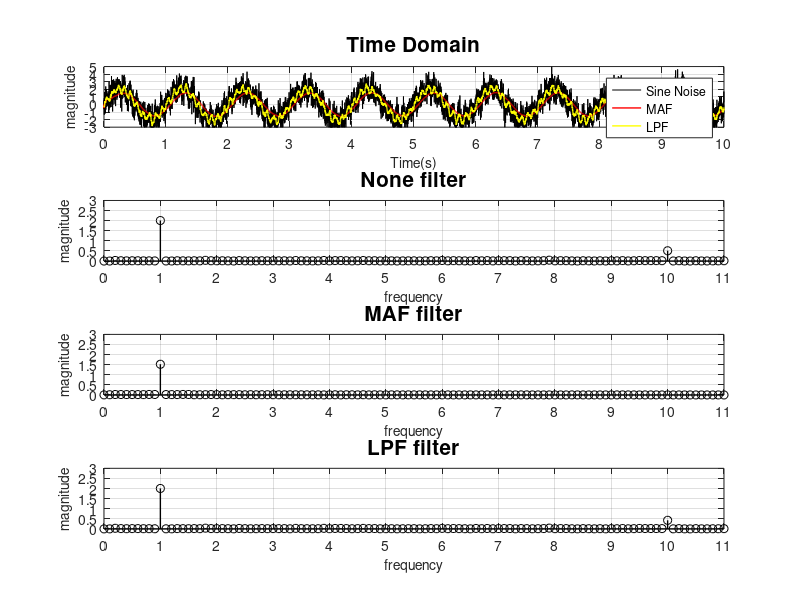

MATLAB code for this plot:
clc, clear
close all
%%
% Set simulation time
    end_time = 10;
    delta_t = 0.001; 
% Set sine_wave
    sin_mag = 2;
    sin_freq = 1;

    sin_mag2 = 0.5;
    sin_freq2 = 10;
% Set parameter
    T = delta_t;
    L = 10000;
    T_vector = (0:L-1)*T;
%% simulation
sin_y = sin_mag * sin(sin_freq*(2*pi*T_vector))...
    + sin_mag2 * sin(sin_freq2*(2*pi*T_vector))...
    + 0.8*randn(size(T_vector));
%% Moving average filter cal
m = 300;                                        % define average size
n = m;                                          % parameter for loop
filter_res = zeros(1,L);                        % define array of zero

sum_table = zeros(1,m);
for n = 1:m
    if n == 1
        sum_table(n) = sin_y(n);
    else
        sum_table(n) = sum_table(n-1) + sin_y(n);
    end
end

table_average = zeros(1,m);

for n = 1:m
    table_average(n) = sum_table(n)/n;
end
filter_res(1:m) = table_average(1:m);           % initialize start point

for t = (m+1)*delta_t : delta_t : end_time      % calc MAF
    idx = n;
    alpha = 1 / m;
    filter_res(idx+1) = (1-alpha)*filter_res(idx) ...
        + alpha*sin_y(idx+1) ...
        - alpha*sin_y(idx-m+1);
    n = n+1;
end
%% RC Low-pass filter cal
RC = 0.01;                               % time_constant set
lpf_res = zeros(1,L);                   % define array of zero
lpf_res(1) = sin_y(1);                  % start setting
alpha2 = RC/(delta_t+RC);               % recursive value set
n = 1;                                  % parameter for loop
for t = delta_t : delta_t : end_time - delta_t 
    lpf_res(n+1) = (1-alpha2)*sin_y(n) ...
        + alpha2*lpf_res(n); 
    n = n+1;
end
%%
Fs = 1/delta_t;
fft_f = Fs*(0:(L/2))/L; % freqency range

%calc FFT
fft_y_temp = abs(fft(sin_y)/L);
fft_y = fft_y_temp(1:L/2+1);
fft_y(2:end-1) = 2*fft_y(2:end-1);

fft_MAF_temp = abs(fft(filter_res)/L);
fft_MAF = fft_MAF_temp(1:L/2+1);
fft_MAF(2:end-1) = 2*fft_MAF(2:end-1);

fft_lpf_temp = abs(fft(lpf_res)/L);
fft_lpf = fft_lpf_temp(1:L/2+1);
fft_lpf(2:end-1) = 2*fft_lpf(2:end-1);
%% Draw Graph
% Time_Domain
figure('Units','pixels','Position', [100 100 800 600], 'Color', [1,1,1]);
subplot(4,1,1)
    Xmin = 0.0; XTick = 1.0; Xmax = end_time;
    Ymin = -3.0; YTick = 1.0; Ymax = 5.0;

    plot(T_vector, sin_y, '-k', 'LineWidth', 0.5)
    hold on
    plot(T_vector,filter_res, '-r', 'LineWidth', 1)
    hold on
    plot(T_vector,lpf_res, '-y', 'LineWidth', 1)

    grid on;
    axis([Xmin Xmax Ymin Ymax])
    set(gca, 'XTick', [Xmin:XTick:Xmax]);
    set(gca, 'YTick', [Ymin:YTick:Ymax]);
    legend('Sine Noise', 'MAF', 'LPF');

    xlabel('Time(s)', 'FontSize', 10);
    ylabel('magnitude', 'FontSize', 10);
    title('Time Domain', 'FontSize', 15);

subplot(4,1,2)

    Xmin = 0.0; Xmax = 11;
    Ymin = 0.0; Ymax = 3.0;

    stem(fft_f, fft_y, '-k', 'LineWidth', 1)

    grid on;
    axis([Xmin Xmax Ymin Ymax])
    set(gca, 'XTick', [0:1.0:11.0]);
    set(gca, 'YTick', [0.0:0.5:3.0]);

    xlabel('frequency', 'FontSize', 10);
    ylabel('magnitude', 'FontSize', 10);
    title('None filter', 'FontSize', 15);

subplot(4,1,3)

    Xmin = 0.0; Xmax = 11;
    Ymin = 0.0; Ymax = 3.0;

    stem(fft_f, fft_MAF, '-k', 'LineWidth', 1)

    grid on;
    axis([Xmin Xmax Ymin Ymax])
    set(gca, 'XTick', [0:1.0:11.0]);
    set(gca, 'YTick', [0.0:0.5:3.0]);

    xlabel('frequency', 'FontSize', 10);
    ylabel('magnitude', 'FontSize', 10);
    title('MAF filter', 'FontSize', 15);

subplot(4,1,4)

    Xmin = 0.0; Xmax = 11;
    Ymin = 0.0; Ymax = 3.0;

    stem(fft_f, fft_lpf, '-k', 'LineWidth', 1)

    grid on;
    axis([Xmin Xmax Ymin Ymax])
    set(gca, 'XTick', [0:1.0:11.0]);
    set(gca, 'YTick', [0.0:0.5:3.0]);

    xlabel('frequency', 'FontSize', 10);
    ylabel('magnitude', 'FontSize', 10);
    title('LPF filter', 'FontSize', 15);
%%
function output = filt_made(coeff, chk, value)
    if chk == 1
        alpha = size(coeff);
        for t = alpha:5000
            for ord = 0:alpha
                output(t) = value(ord)*coeff(ord);
            end
            output(t) = output(t) / alpha;
        end
    end
end